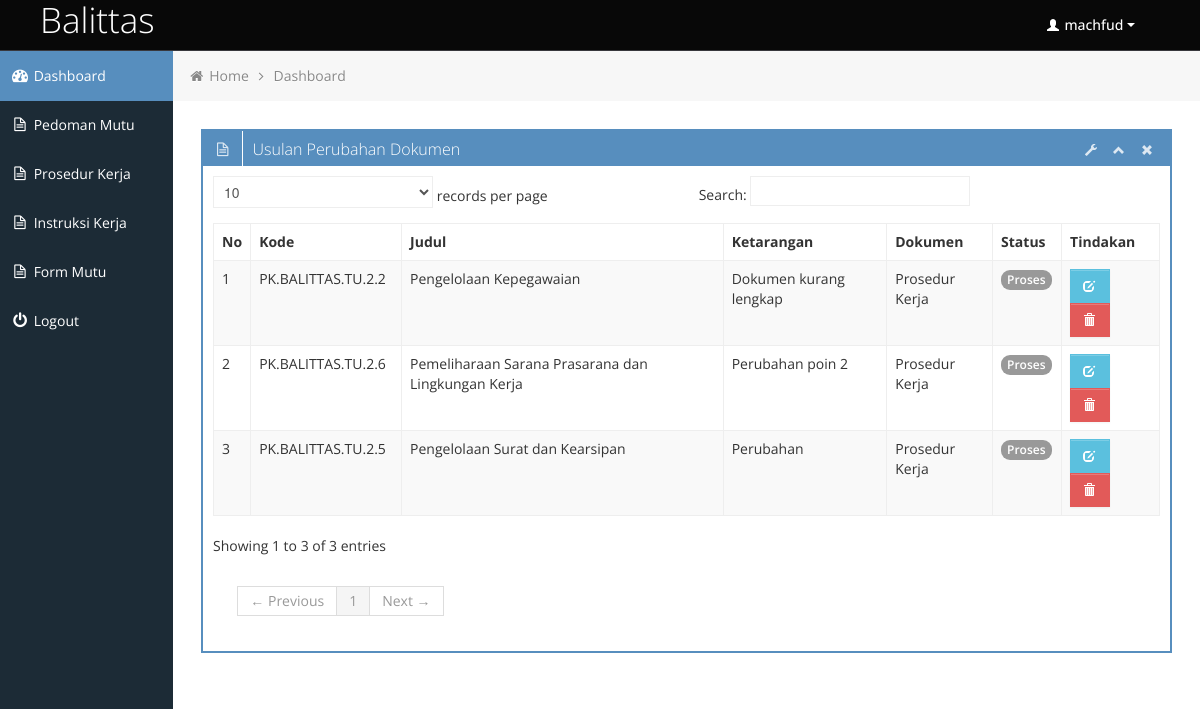
/user/index.php (signed in), run on the app's committed database.
### tables this page shows
CREATE TABLE `usulan_perubahan` (
  `id` int(11) NOT NULL,
  `tanggal` date NOT NULL,
  `nama_pengusul` varchar(128) NOT NULL,
  `kode` varchar(128) NOT NULL,
  `judul` varchar(128) NOT NULL,
  `keterangan` text NOT NULL,
  `id_kategori` int(11) NOT NULL,
  `id_dokumen` int(11) NOT NULL,
  `status` int(11) NOT NULL,
  `username` varchar(32) NOT NULL
);

CREATE TABLE `kategori` (
  `id` int(11) NOT NULL,
  `nama` varchar(64) NOT NULL
);

### user/index.php (the view, shortened to what this page needs)
<?php
	$username = $_SESSION['username'];
	include("../koneksi.php");
	if($_SESSION['id_hak_akses']=="WP"){
		$sql = "SELECT * FROM usulan_perubahan order by id desc";
	}else{
		$sql = "SELECT * FROM usulan_perubahan where username='$username' order by id desc";
	}
	$data = mysqli_query($koneksi, $sql);
?>
	<div class="row-fluid sortable">
		<div class="box span12">
			<div class="box-header" data-original-title>
				<h2><i class="icon-file-alt"></i><span class="break"></span>Usulan Perubahan Dokumen</h2>
				<div class="box-icon">
					<a href="#" class="btn-setting"><i class="halflings-icon white wrench"></i></a>
					<a href="#" class="btn-minimize"><i class="halflings-icon white chevron-up"></i></a>
					<a href="#" class="btn-close"><i class="halflings-icon white remove"></i></a>
				</div>
			</div>
			<div class="box-content">
				<table class="table table-striped table-bordered bootstrap-datatable datatable">
					<thead>
						<tr>
							<th>No</th>
							<th>Kode</th>
							<th>Judul</th>
							<th>Ketarangan</th>
							<th>Dokumen</th>
							<th>Status</th>
							<th>Tindakan</th>
						</tr>
					</thead>
					<tbody>
					<?php
						$i = 1;
						foreach ($data as $row)
					{ ?>
					<tr>
						<td><?php echo $i++; ?></td>
						<td><?php echo $row['kode']; ?></td>
						<td><?php echo $row['judul']; ?></td>
						<?php if($_SESSION['id_hak_akses']=="WP"){ ?>
						<td><a href="view_perubahan.php?id=<?php echo $row['id'] ?>">Lihat Selengkapnya</a></td>
						<?php }else{ ?>
						<td><?php echo $row['keterangan']; ?></td>
						<?php } ?>
						<?php
							$id=$row['id_kategori'];
							$result = mysqli_query($koneksi, "SELECT * FROM kategori where id=$id");
							while ($isi = mysqli_fetch_array($result)) {
									$kategori=$isi['nama'];
							}
						?>
						<td><?php echo $kategori;?></td>
						<td>
							<?php
								if($row['status']==0){
									echo '<span class="badge badge-secondary">Proses</span>';
								}else{
									echo '<span class="badge badge-success">Selesai</span>';
								}
							?>
						</td>
						<td class="center">
							<?php if($_SESSION['id_hak_akses']=="WP"){ ?>
							<?php
								if($row['id_kategori']==1){
									$link = "edit_pedoman_mutu.php?uID=".$row['id_dokumen']."&usulan=".$row['id'];
								}else if($row['id_kategori']==2){
									$link = "edit_prosedur_kerja.php?uID=".$row['id_dokumen']."&usulan=".$row['id'];
								}else if($row['id_kategori']==3){
									$link = "edit_instruksi_kerja.php?uID=".$row['id_dokumen']."&usulan=".$row['id'];
								}else{
									$link = "edit_form_mutu.php?uID=".$row['id_dokumen']."&usulan=".$row['id'];
								}
							?>
							<a class="btn btn-info" href="<?php echo $link?>">
								<i class="halflings-icon white edit"></i>
							</a>
							<?php }else{ ?>
							<a class="btn btn-info" href="edit_perubahan_dokumen.php?uID=<?php echo $row['id']; ?>">
								<i class="halflings-icon white edit"></i>
							</a>
							<?php } ?>
							<a class="btn btn-danger" onclick="return confirmDel()" href="delete_perubahan.php?delID=<?php echo $row['id'];?>">
								<i class="halflings-icon white trash"></i>
							</a>
						</td>
					</tr>
					<?php
						}
					?>
					</tbody>
				</table>
			</div>
		</div>
	</div>

### user/css/style.css (style rules this page uses)
body { background: #F5F5F5; color: #333; border: none; font-family: 'Open Sans', sans-serif; font-weight: 400; }
a { color: #646464; }
h2 { font-size: 16px; line-height: 16px; }
.box { border: 2px solid #578EBE; background: #fff !important; margin-bottom: 28px; }
.box-header { height: 16px; font-size: 16px; line-height: 16px; padding: 10px; background: #578EBE; -webkit-box-shadow: none; -moz-box-shadow: none; box-shadow: none; overflow: hidden; }
.box-header h2 { float:left; margin-top: 0px; font-weight: 300; }
.box-header .box-icon, .box-header h2 { color:#fff; }
.box-header h2 i { margin: 0px 3px 0px 4px; opacity: .8; filter: alpha(opacity=80); -ms-filter:"progid:DXImageTransform.Microsoft.Alpha(Opacity=80)"; }
.box-header .box-icon { float:right; margin-top: 1px; }
.box-header .box-icon i { -webkit-transition: all 0.1s ease-in-out; -moz-transition: all 0.1s ease-in-out; -o-transition: all 0.1s ease-in-out; -ms-transition: all 0.1s ease-in-out; transition: all 0.1s ease-in-out; opacity: .8; filter: alpha(opacity=80); -ms-filter:"progid:DXImageTransform.Microsoft.Alpha(Opacity=80)"; }
.box-header .box-icon a { margin: 0px 5px; }
.box-content { position: relative; z-index: 50; margin-top: -1px; padding: 10px; background: #fff !important; }
.label, .badge { text-shadow: none; font-family: 'Open Sans', sans-serif; font-weight: 600; font-size: 12px; padding: 3px 6px; }
.btn { display: inline-block; padding: 6px 12px; margin-bottom: 0; font-size: 14px; font-weight: 500; line-height: 20px; text-align: center; white-space: nowrap; vertical-align: middle; cursor: pointer; border: 1px solid #a7a9aa; -webkit-border-radius: 0px !important; border-radius: 0px !important; }
.btn i { margin-top: 2px; }
.btn { color: #ffffff; background-color: #a7a9aa; border-color: #a7a9aa; background-image: none; filter: none; text-shadow: none; }
.btn-danger { background-color: #E25A59; border-color: #E25A59; }
.btn-info { background-color: #5bc0de; border-color: #5bc0de; }
.table th, .table td { border-top: 1px solid #eee; }
.table-bordered { border-color: #eee; -webkit-border-radius: 0px !important; -moz-border-radius: 0px !important; border-radius: 0px !important; }
.table-bordered th, .table-bordered td { border-left: 1px solid #eee; }
.table-bordered thead:first-child tr:first-child > th:first-child, .table-bordered tbody:first-child tr:first-child > td:first-child, .table-bordered tbody:first-child tr:first-child > th:first-child { -webkit-border-radius: 0px !important; -moz-border-radius: 0px !important; border-radius: 0px !important; }
.table-bordered thead:first-child tr:first-child > th:last-child, .table-bordered tbody:first-child tr:first-child > td:last-child, .table-bordered tbody:first-child tr:first-child > th:last-child { -webkit-border-radius: 0px !important; -moz-border-radius: 0px !important; border-radius: 0px !important; }
.table-bordered thead:last-child tr:last-child > th:first-child, .table-bordered tbody:last-child tr:last-child > td:first-child, .table-bordered tbody:last-child tr:last-child > th:first-child, .table-bordered tfoot:last-child tr:last-child > td:first-child, .table-bordered tfoot:last-child tr:last-child > th:first-child { -webkit-border-radius: 0px !important; -moz-border-radius: 0px !important; border-radius: 0px !important; }
.table-bordered thead:last-child tr:last-child > th:last-child, .table-bordered tbody:last-child tr:last-child > td:last-child, .table-bordered tbody:last-child tr:last-child > th:last-child, .table-bordered tfoot:last-child tr:last-child > td:last-child, .table-bordered tfoot:last-child tr:last-child > th:last-child { -webkit-border-radius: 0px !important; -moz-border-radius: 0px !important; border-radius: 0px !important; }

### user/css/halflings.css (style rules this page uses)
html, html .halflings { -webkit-font-smoothing: antialiased !important; }
.halflings-icon { display: inline-block; width: 14px; height: 14px; line-height: 14px; vertical-align: text-top; background-image: url(../img/glyphicons_halflings.svg); background-position: 0 0; background-repeat: no-repeat; vertical-align: top; *display: inline; *zoom: 1; *margin-right: .3em; }
.halflings-icon.white { background-image: url(../img/glyphicons_halflings-white.svg); }
.halflings-icon.remove { background-position: -312px 0; }
.halflings-icon.trash { background-position: -456px 0; }
.halflings-icon.edit { background-position: -96px -72px; }
.halflings-icon.chevron-up { background-position: -288px -120px; }
.halflings-icon.wrench { background-position: -360px -144px; }

### data on the page
usulan_perubahan: kode "PK.BALITTAS.TU.2.2", judul "Pengelolaan Kepegawaian", keterangan "Dokumen kurang lengkap", id_kategori.nama "Prosedur Kerja", status "Proses"
usulan_perubahan: kode "PK.BALITTAS.TU.2.6", judul "Pemeliharaan Sarana Prasarana dan Lingkungan Kerja", keterangan "Perubahan poin 2", id_kategori.nama "Prosedur Kerja", status "Proses"
usulan_perubahan: kode "PK.BALITTAS.TU.2.5", judul "Pengelolaan Surat dan Kearsipan", keterangan "Perubahan", id_kategori.nama "Prosedur Kerja", status "Proses"

### other printed values
$_SESSION['username'] "machfud"
